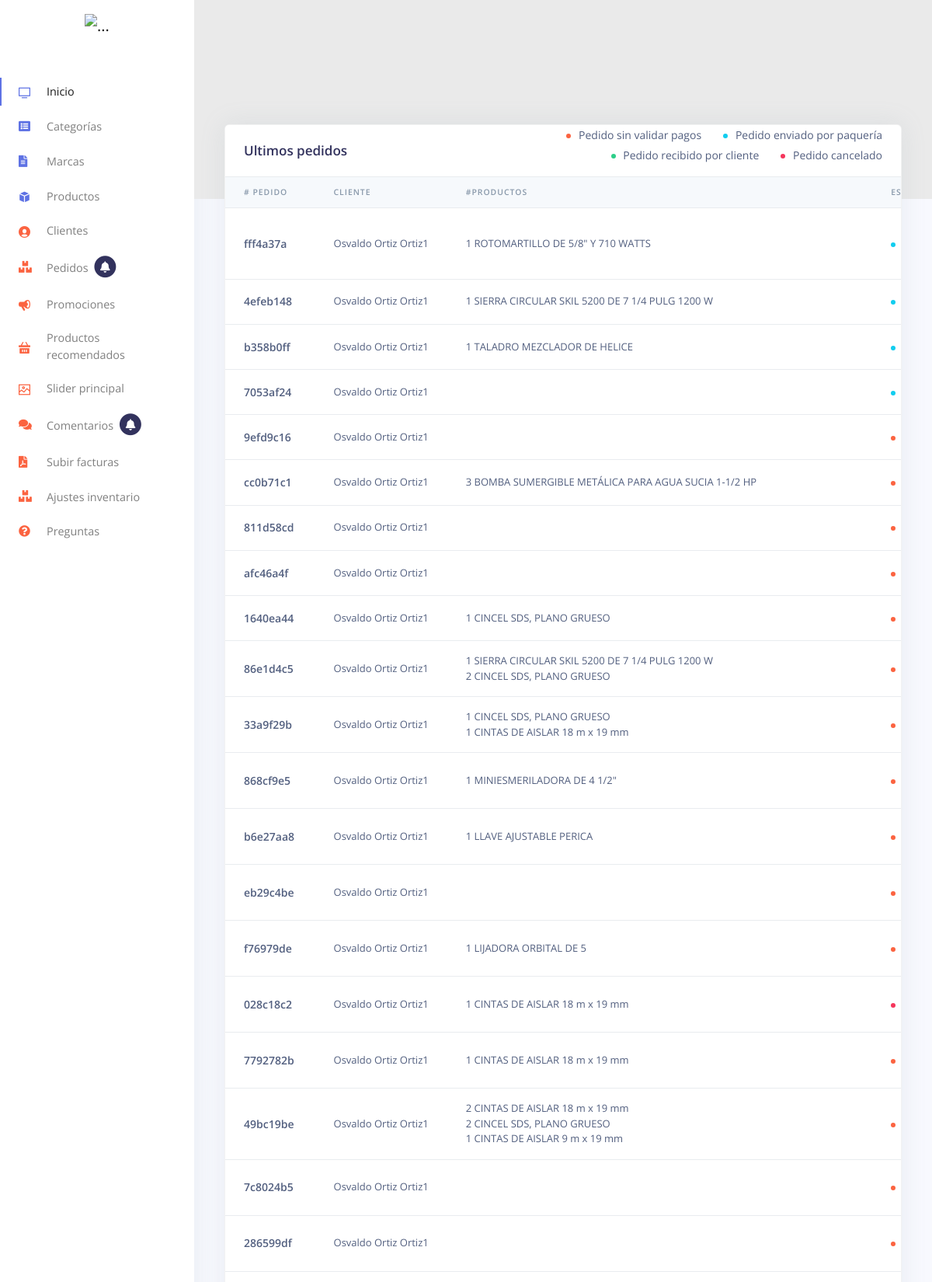
The page /pedidos.php (upper part) on the database its author committed.
### tables this page shows
CREATE TABLE `pedidos` (
  `id` int(10) NOT NULL,
  `id_usuario` int(10) NOT NULL,
  `id_datos_cliente` int(10) NOT NULL,
  `numero_pedido` varchar(250) NOT NULL,
  `PaypalDatos` text NOT NULL,
  `fecha` datetime NOT NULL,
  `correo` varchar(100) NOT NULL,
  `total` float(10,2) NOT NULL,
  `costoEnvio` float(10,2) NOT NULL,
  `paqueteria` varchar(50) NOT NULL,
  `direccion_entrega` int(6) NOT NULL,
  `id_facturacion` int(6) NOT NULL,
  `metodoPago` varchar(50) NOT NULL,
  `guia` varchar(45) NOT NULL,
  `estatus` varchar(35) NOT NULL,
  `pagovalido` int(1) NOT NULL DEFAULT 0,
  `motivo` text NOT NULL,
  `leido` int(1) NOT NULL DEFAULT 0
);

CREATE TABLE `datos_clientes` (
  `id` int(8) NOT NULL,
  `nombreCompleto` varchar(150) NOT NULL,
  `telefono` varchar(15) NOT NULL,
  `correo` varchar(80) NOT NULL,
  `anuncios` int(1) NOT NULL DEFAULT 1,
  `fecha_registro` date NOT NULL,
  `hash` varchar(32) NOT NULL,
  `activo` int(11) NOT NULL DEFAULT 0,
  `visto` int(1) NOT NULL DEFAULT 0
);

CREATE TABLE `pedidos_detalles` (
  `id` int(10) NOT NULL,
  `numero_pedido` varchar(10) NOT NULL,
  `id_producto` int(10) NOT NULL,
  `precio` float(10,2) NOT NULL,
  `cantidad` int(10) NOT NULL
);

CREATE TABLE `productos` (
  `id` int(10) NOT NULL,
  `activo` int(1) NOT NULL DEFAULT 1,
  `clave_producto` int(10) NOT NULL,
  `nombre` varchar(75) NOT NULL,
  `marca` varchar(75) NOT NULL,
  `categoria` int(5) NOT NULL,
  `submenu` int(2) NOT NULL,
  `descripcion_corta` varchar(250) NOT NULL,
  `descripcion` text NOT NULL,
  `codigo_fabricante` varchar(35) NOT NULL,
  `precio_compra` float(10,2) NOT NULL,
  `precio_venta` float(10,2) NOT NULL,
  `impuesto` float(10,2) NOT NULL,
  `IVA` float(10,2) NOT NULL,
  `existencia` int(10) NOT NULL,
  `clave_unidad` varchar(35) NOT NULL,
  `clave_linea` varchar(35) NOT NULL,
  `clave_marca` varchar(35) NOT NULL,
  `foto1` varchar(120) NOT NULL,
  `foto2` varchar(120) NOT NULL,
  `foto3` varchar(120) NOT NULL,
  `maximo` int(5) NOT NULL,
  `minimo` int(5) NOT NULL,
  `ubicacion_zona` varchar(75) NOT NULL,
  `ubicacion_pasillo` varchar(75) NOT NULL,
  `ubicacion_anaquel` varchar(75) NOT NULL,
  `ubicacion_repisa` varchar(75) NOT NULL,
  `descuento` float(10,2) NOT NULL DEFAULT 0.00,
  `producto_inactivo` varchar(10) NOT NULL,
  `valorcfdi` varchar(35) NOT NULL,
  `ancho` float(10,2) NOT NULL,
  `alto` float(10,2) NOT NULL,
  `largo` float(10,2) NOT NULL,
  `peso` float(10,2) NOT NULL,
  `persCalificaron` int(8) NOT NULL,
  `calificacion` int(8) NOT NULL,
  `tipo_envio` varchar(25) NOT NULL
);

### pedidos.php (the view, shortened to what this page needs)
<!DOCTYPE html>
<html lang="es">
<head>
  <link href="assets/js/plugins/nucleo/css/nucleo.css" rel="stylesheet" />
  <link href="assets/js/plugins/@fortawesome/fontawesome-free/css/all.min.css" rel="stylesheet" />
  <link href="assets/css/argon-dashboard.css?v=1.1.0" rel="stylesheet" />
  <link rel="stylesheet" href="assets/css/general.css">
</head>
<body class="">
  <?php require_once "menu/izquierdo.php" ?>
  <div class="main-content">
    <div class="header bg-gradient-primary pb-8 pt-5 pt-md-8">
    </div>
    <?php
    require_once "db.php";
    $pedidos = $con->query("SELECT p.*, dc.* from pedidos p INNER JOIN datos_clientes dc where p.id_datos_cliente=dc.id");
      ?>
    <div class="container-fluid mt--7">
      <div class="row">
        <div class="col">
          <div class="card shadow">
            <div class="row">
              <div class="col-md-3">
              <div class="card-header border-0">
              <h3 class="mb-0">Ultimos pedidos</h3>
            </div>
            </div>
            <div class="col-md-9 text-right">
              <span class="badge badge-dot mr-4"><i class="bg-warning"></i> Pedido sin validar pagos</span>
              <span class="badge badge-dot mr-4"><i class="bg-info"></i> Pedido enviado por paquería</span>
              <span class="badge badge-dot mr-4"><i class="bg-success"></i> Pedido recibido por cliente</span>
              <span class="badge badge-dot mr-4"><i class="bg-danger"></i> Pedido cancelado</span>
            </div>
            </div>
            <div class="table-responsive">
              <table class="table align-items-center table-flush">
                <thead class="thead-light">
                  <tr>
                    <th scope="col"># Pedido</th>
                    <th scope="col">Cliente</th>
                    <th scope="col">#Productos</th>
                    <th scope="col">Estado</th>
                  </tr>
                </thead>
                <tbody>
                   <?php while($rowpedidos = $pedidos->fetch_object()){ ?>
                  <tr>
                    <th scope="row">
                      <div class="media align-items-center">
                        <div class="media-body">
                          <span class="mb-0 text-sm"><?php echo $rowpedidos->numero_pedido ?></span>
                        </div>
                      </div>
                    </th>
                    <td>
                       <?php echo $rowpedidos->nombreCompleto ?>
                    </td>
                    <td>
                      <?php
                       $num_pedido = $rowpedidos->numero_pedido;
                          $pedidos_detalles = $con->query("SELECT p.*, pd.* FROM productos p LEFT JOIN pedidos_detalles pd ON p.id=pd.id_producto WHERE numero_pedido='$num_pedido'");
                           while($rowpedidos_detalles = $pedidos_detalles->fetch_object()){
                            echo $rowpedidos_detalles->cantidad ." ".$rowpedidos_detalles->nombre;
                            echo "<br>";
                           }
                       ?>
                    </td>
                    <td>
                      <span class="badge badge-dot mr-4">
                        <?php
                        if ($rowpedidos->estatus == "creado") {$color = '<i class="bg-warning"></i>';}
                        elseif ($rowpedidos->estatus == "cancelado" || $rowpedidos->estatus == "cancelacionsolicitada") {$color = '<i class="bg-danger"></i>';}
                        elseif ($rowpedidos->estatus == "proceso") {$color = '<i class="bg-info"></i>';}
                          else {$color = '<i class="bg-success"></i>';}
                          ?>
                       <?php echo $color . $rowpedidos->estatus ?>
                      </span>
                    </td>
                  </tr>
<?php } ?>
                </tbody>
              </table>
            </div>
          </div>
        </div>
      </div>
    </div>
  </div>
</body>
</html>

### rows shown on the page
pedidos: numero_pedido "fff4a37a", id_datos_cliente.nombreCompleto "Osvaldo Ortiz Ortiz1", estatus "proceso" (drawn)
pedidos_detalles: cantidad "1", id_producto.nombre "ROTOMARTILLO DE 5/8\" Y 710 WATTS"
pedidos: numero_pedido "4efeb148", id_datos_cliente.nombreCompleto "Osvaldo Ortiz Ortiz1", estatus "proceso" (drawn)
pedidos_detalles: cantidad "1", id_producto.nombre "SIERRA CIRCULAR SKIL 5200 DE 7 1/4 PULG 1200 W"
pedidos: numero_pedido "b358b0ff", id_datos_cliente.nombreCompleto "Osvaldo Ortiz Ortiz1", estatus "proceso" (drawn)
pedidos_detalles: cantidad "1", id_producto.nombre "TALADRO MEZCLADOR DE HELICE"
pedidos: numero_pedido "7053af24", id_datos_cliente.nombreCompleto "Osvaldo Ortiz Ortiz1", estatus "proceso" (drawn)
pedidos: numero_pedido "9efd9c16", id_datos_cliente.nombreCompleto "Osvaldo Ortiz Ortiz1", estatus "creado" (drawn)
pedidos: numero_pedido "cc0b71c1", id_datos_cliente.nombreCompleto "Osvaldo Ortiz Ortiz1", estatus "creado" (drawn)
pedidos_detalles: cantidad "3", id_producto.nombre "BOMBA SUMERGIBLE METÁLICA PARA AGUA SUCIA 1-1/2 HP"
pedidos: numero_pedido "811d58cd", id_datos_cliente.nombreCompleto "Osvaldo Ortiz Ortiz1", estatus "creado" (drawn)
pedidos: numero_pedido "afc46a4f", id_datos_cliente.nombreCompleto "Osvaldo Ortiz Ortiz1", estatus "creado" (drawn)
pedidos: numero_pedido "1640ea44", id_datos_cliente.nombreCompleto "Osvaldo Ortiz Ortiz1", estatus "creado" (drawn)
pedidos_detalles: cantidad "1", id_producto.nombre "CINCEL SDS, PLANO GRUESO"
pedidos: numero_pedido "86e1d4c5", id_datos_cliente.nombreCompleto "Osvaldo Ortiz Ortiz1", estatus "creado" (drawn)
pedidos_detalles: cantidad "1", id_producto.nombre "SIERRA CIRCULAR SKIL 5200 DE 7 1/4 PULG 1200 W"
pedidos_detalles: cantidad "2", id_producto.nombre "CINCEL SDS, PLANO GRUESO"
pedidos: numero_pedido "33a9f29b", id_datos_cliente.nombreCompleto "Osvaldo Ortiz Ortiz1", estatus "creado" (drawn)
pedidos_detalles: cantidad "1", id_producto.nombre "CINCEL SDS, PLANO GRUESO"
pedidos_detalles: cantidad "1", id_producto.nombre "CINTAS DE AISLAR 18 m x 19 mm"
pedidos: numero_pedido "868cf9e5", id_datos_cliente.nombreCompleto "Osvaldo Ortiz Ortiz1", estatus "creado" (drawn)
pedidos_detalles: cantidad "1", id_producto.nombre "MINIESMERILADORA DE 4 1/2\""
pedidos: numero_pedido "b6e27aa8", id_datos_cliente.nombreCompleto "Osvaldo Ortiz Ortiz1", estatus "creado" (drawn)
pedidos_detalles: cantidad "1", id_producto.nombre "LLAVE AJUSTABLE PERICA"
pedidos: numero_pedido "eb29c4be", id_datos_cliente.nombreCompleto "Osvaldo Ortiz Ortiz1", estatus "creado" (drawn)
pedidos: numero_pedido "f76979de", id_datos_cliente.nombreCompleto "Osvaldo Ortiz Ortiz1", estatus "creado" (drawn)
pedidos_detalles: cantidad "1", id_producto.nombre "LIJADORA ORBITAL DE 5"
pedidos: numero_pedido "028c18c2", id_datos_cliente.nombreCompleto "Osvaldo Ortiz Ortiz1", estatus "cancelado" (drawn)
pedidos_detalles: cantidad "1", id_producto.nombre "CINTAS DE AISLAR 18 m x 19 mm"
pedidos: numero_pedido "7792782b", id_datos_cliente.nombreCompleto "Osvaldo Ortiz Ortiz1", estatus "creado" (drawn)
pedidos_detalles: cantidad "1", id_producto.nombre "CINTAS DE AISLAR 18 m x 19 mm"
pedidos: numero_pedido "49bc19be", id_datos_cliente.nombreCompleto "Osvaldo Ortiz Ortiz1", estatus "creado" (drawn)
pedidos_detalles: cantidad "2", id_producto.nombre "CINTAS DE AISLAR 18 m x 19 mm"
pedidos_detalles: cantidad "2", id_producto.nombre "CINCEL SDS, PLANO GRUESO"
pedidos_detalles: cantidad "1", id_producto.nombre "CINTAS DE AISLAR 9 m x 19 mm"
pedidos: numero_pedido "7c8024b5", id_datos_cliente.nombreCompleto "Osvaldo Ortiz Ortiz1", estatus "creado" (drawn)
pedidos: numero_pedido "286599df", id_datos_cliente.nombreCompleto "Osvaldo Ortiz Ortiz1", estatus "creado" (drawn)
